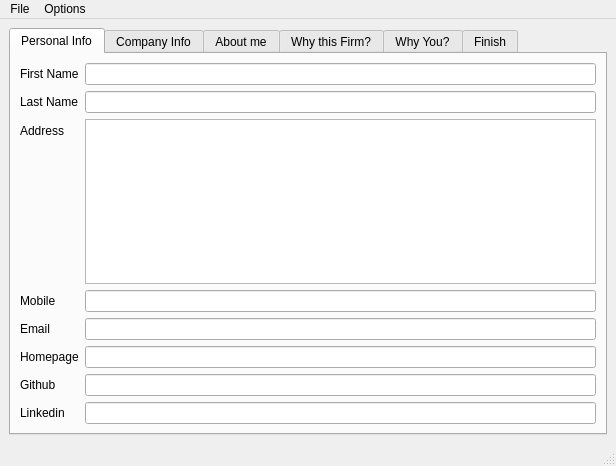
<?xml version="1.0" encoding="UTF-8"?>
<ui version="4.0">
 <class>MainWindow</class>
 <widget class="QMainWindow" name="MainWindow">
  <property name="geometry">
   <rect>
    <x>0</x>
    <y>0</y>
    <width>616</width>
    <height>466</height>
   </rect>
  </property>
  <property name="minimumSize">
   <size>
    <width>616</width>
    <height>466</height>
   </size>
  </property>
  <property name="windowTitle">
   <string>Coverletter Creator</string>
  </property>
  <property name="tabShape">
   <enum>QTabWidget::Rounded</enum>
  </property>
  <widget class="QWidget" name="centralwidget">
   <layout class="QVBoxLayout" name="verticalLayout">
    <item>
     <widget class="QTabWidget" name="mainTabWidget">
      <property name="currentIndex">
       <number>0</number>
      </property>
      <widget class="QWidget" name="tabPersonal">
       <attribute name="title">
        <string>Personal Info</string>
       </attribute>
       <layout class="QFormLayout" name="personalInfo_layout">
        <item row="0" column="0">
         <widget class="QLabel" name="label">
          <property name="accessibleName">
           <string>FIRSTNAME</string>
          </property>
          <property name="text">
           <string>First Name</string>
          </property>
          <property name="buddy">
           <cstring></cstring>
          </property>
         </widget>
        </item>
        <item row="0" column="1">
         <widget class="QLineEdit" name="FIRSTNAME"/>
        </item>
        <item row="1" column="0">
         <widget class="QLabel" name="label_2">
          <property name="accessibleName">
           <string>LASTNAME</string>
          </property>
          <property name="text">
           <string>Last Name</string>
          </property>
         </widget>
        </item>
        <item row="2" column="0">
         <widget class="QLabel" name="label_3">
          <property name="accessibleName">
           <string>PERSONALADDRESS</string>
          </property>
          <property name="text">
           <string>Address</string>
          </property>
         </widget>
        </item>
        <item row="1" column="1">
         <widget class="QLineEdit" name="LASTNAME"/>
        </item>
        <item row="3" column="0">
         <widget class="QLabel" name="label_4">
          <property name="accessibleName">
           <string>MOBILE</string>
          </property>
          <property name="text">
           <string>Mobile</string>
          </property>
         </widget>
        </item>
        <item row="4" column="0">
         <widget class="QLabel" name="label_5">
          <property name="accessibleName">
           <string>EMAIL</string>
          </property>
          <property name="text">
           <string>Email</string>
          </property>
         </widget>
        </item>
        <item row="5" column="0">
         <widget class="QLabel" name="label_6">
          <property name="accessibleName">
           <string>HOMEPAGE</string>
          </property>
          <property name="text">
           <string>Homepage</string>
          </property>
         </widget>
        </item>
        <item row="6" column="0">
         <widget class="QLabel" name="label_7">
          <property name="accessibleName">
           <string>GITHUBNAME</string>
          </property>
          <property name="text">
           <string>Github</string>
          </property>
         </widget>
        </item>
        <item row="7" column="0">
         <widget class="QLabel" name="label_8">
          <property name="accessibleName">
           <string>LINKEDINNAME</string>
          </property>
          <property name="text">
           <string>Linkedin</string>
          </property>
         </widget>
        </item>
        <item row="3" column="1">
         <widget class="QLineEdit" name="MOBILE"/>
        </item>
        <item row="4" column="1">
         <widget class="QLineEdit" name="EMAIL"/>
        </item>
        <item row="5" column="1">
         <widget class="QLineEdit" name="HOMEPAGE"/>
        </item>
        <item row="6" column="1">
         <widget class="QLineEdit" name="GITHUBNAME"/>
        </item>
        <item row="7" column="1">
         <widget class="QLineEdit" name="LINKEDINNAME"/>
        </item>
        <item row="2" column="1">
         <widget class="QPlainTextEdit" name="PERSONALADDRESS"/>
        </item>
       </layout>
      </widget>
      <widget class="QWidget" name="tabCompany">
       <attribute name="title">
        <string>Company Info</string>
       </attribute>
       <layout class="QVBoxLayout" name="verticalLayout_2">
        <item>
         <layout class="QFormLayout" name="formLayout_3">
          <item row="0" column="0">
           <widget class="QLabel" name="label_9">
            <property name="accessibleName">
             <string>COMPANYNAME</string>
            </property>
            <property name="text">
             <string>Company Name</string>
            </property>
           </widget>
          </item>
          <item row="0" column="1">
           <widget class="QLineEdit" name="COMPANYNAME">
            <property name="toolTip">
             <string>Full company name, for example: Intel Deutschland GmbH</string>
            </property>
           </widget>
          </item>
          <item row="1" column="0">
           <widget class="QLabel" name="label_10">
            <property name="accessibleName">
             <string>COMPANYSHORTNAME</string>
            </property>
            <property name="text">
             <string>Company Short Name</string>
            </property>
           </widget>
          </item>
          <item row="1" column="1">
           <widget class="QLineEdit" name="COMPANYSHORTNAME">
            <property name="toolTip">
             <string>Company Short name, for example: Intel</string>
            </property>
           </widget>
          </item>
          <item row="2" column="0">
           <widget class="QLabel" name="label_11">
            <property name="accessibleName">
             <string>DEPARTMENT</string>
            </property>
            <property name="text">
             <string>Department</string>
            </property>
           </widget>
          </item>
          <item row="2" column="1">
           <widget class="QLineEdit" name="DEPARTMENT">
            <property name="text">
             <string>Human Resources</string>
            </property>
           </widget>
          </item>
          <item row="3" column="0">
           <widget class="QLabel" name="label_12">
            <property name="accessibleName">
             <string>COMPANYADDRESS</string>
            </property>
            <property name="text">
             <string>Address</string>
            </property>
           </widget>
          </item>
          <item row="3" column="1">
           <widget class="QPlainTextEdit" name="COMPANYADDRESS"/>
          </item>
         </layout>
        </item>
        <item>
         <widget class="Line" name="line">
          <property name="orientation">
           <enum>Qt::Horizontal</enum>
          </property>
         </widget>
        </item>
        <item>
         <layout class="QFormLayout" name="formLayout_4">
          <item row="0" column="0">
           <widget class="QLabel" name="label_13">
            <property name="accessibleName">
             <string>LETTERTITLE</string>
            </property>
            <property name="text">
             <string>Letter Title</string>
            </property>
           </widget>
          </item>
          <item row="0" column="1">
           <widget class="QLineEdit" name="LETTERTITLE">
            <property name="text">
             <string>Job Application for</string>
            </property>
           </widget>
          </item>
          <item row="1" column="0">
           <widget class="QLabel" name="label_14">
            <property name="accessibleName">
             <string>JOBTITLE</string>
            </property>
            <property name="text">
             <string>Job Title</string>
            </property>
           </widget>
          </item>
          <item row="2" column="0">
           <widget class="QLabel" name="label_15">
            <property name="accessibleName">
             <string>JOBREFID</string>
            </property>
            <property name="text">
             <string>Job Referrence ID</string>
            </property>
           </widget>
          </item>
          <item row="1" column="1">
           <widget class="QLineEdit" name="JOBTITLE"/>
          </item>
          <item row="2" column="1">
           <widget class="QLineEdit" name="JOBREFID"/>
          </item>
         </layout>
        </item>
        <item>
         <widget class="Line" name="line_2">
          <property name="orientation">
           <enum>Qt::Horizontal</enum>
          </property>
         </widget>
        </item>
        <item>
         <layout class="QGridLayout" name="gridLayout">
          <item row="0" column="0">
           <widget class="QLabel" name="label_16">
            <property name="accessibleName">
             <string>RECEIPIENTNAME</string>
            </property>
            <property name="text">
             <string>Recipient</string>
            </property>
           </widget>
          </item>
          <item row="0" column="2">
           <widget class="QComboBox" name="RECEIPIENTGENDER">
            <property name="accessibleName">
             <string>RECEIPIENTGENDER</string>
            </property>
            <property name="editable">
             <bool>true</bool>
            </property>
            <item>
             <property name="text">
              <string>Mr.</string>
             </property>
            </item>
            <item>
             <property name="text">
              <string>Ms.</string>
             </property>
            </item>
            <item>
             <property name="text">
              <string>Unknown</string>
             </property>
            </item>
            <item>
             <property name="text">
              <string>Mrs.</string>
             </property>
            </item>
            <item>
             <property name="text">
              <string>Dr.</string>
             </property>
            </item>
            <item>
             <property name="text">
              <string>Prof.</string>
             </property>
            </item>
           </widget>
          </item>
          <item row="0" column="3">
           <widget class="QLineEdit" name="RECEIPIENTNAME"/>
          </item>
          <item row="0" column="1">
           <widget class="QComboBox" name="RECEIPIENTSALUTATION">
            <property name="accessibleName">
             <string>RECEIPIENTSALUTATION</string>
            </property>
            <property name="editable">
             <bool>true</bool>
            </property>
            <item>
             <property name="text">
              <string>Dear</string>
             </property>
            </item>
            <item>
             <property name="text">
              <string>Hello</string>
             </property>
            </item>
           </widget>
          </item>
         </layout>
        </item>
       </layout>
      </widget>
      <widget class="QWidget" name="tabAboutMe">
       <attribute name="title">
        <string>About me</string>
       </attribute>
       <layout class="QVBoxLayout" name="verticalLayout_AboutMeTab">
        <item alignment="Qt::AlignHCenter|Qt::AlignTop">
         <widget class="QLabel" name="label_17">
          <property name="accessibleName">
           <string>TEXTABOUTME</string>
          </property>
          <property name="text">
           <string>Give a short introduction about yourself</string>
          </property>
         </widget>
        </item>
        <item>
         <widget class="SpellTextEdit" name="TEXTABOUTME">
          <property name="plainText">
           <string notr="true"/>
          </property>
         </widget>
        </item>
       </layout>
      </widget>
      <widget class="QWidget" name="tabWhyFirm">
       <attribute name="title">
        <string>Why this Firm?</string>
       </attribute>
       <layout class="QVBoxLayout" name="verticalLayout_WhyFirmTab">
        <item alignment="Qt::AlignHCenter|Qt::AlignTop">
         <widget class="QLabel" name="label_18">
          <property name="accessibleName">
           <string>TEXTWHYTHISFIRM</string>
          </property>
          <property name="text">
           <string>Why did you choose this particular firm?</string>
          </property>
         </widget>
        </item>
        <item>
         <widget class="SpellTextEdit" name="TEXTWHYTHISFIRM">
          <property name="plainText">
           <string notr="true"/>
          </property>
         </widget>
        </item>
       </layout>
      </widget>
      <widget class="QWidget" name="tabWhyYou">
       <attribute name="title">
        <string>Why You?</string>
       </attribute>
       <layout class="QVBoxLayout" name="verticalLayout_WhyYouTab">
        <item alignment="Qt::AlignHCenter|Qt::AlignTop">
         <widget class="QLabel" name="label_19">
          <property name="accessibleName">
           <string>TEXTWHYYOU</string>
          </property>
          <property name="text">
           <string>Specify why you are the perfect fit for this job?</string>
          </property>
         </widget>
        </item>
        <item>
         <widget class="SpellTextEdit" name="TEXTWHYYOU">
          <property name="plainText">
           <string notr="true"/>
          </property>
         </widget>
        </item>
       </layout>
      </widget>
      <widget class="QWidget" name="tabFinish">
       <attribute name="title">
        <string>Finish</string>
       </attribute>
       <layout class="QVBoxLayout" name="verticalLayout_6">
        <item>
         <layout class="QGridLayout" name="gridLayout_2">
          <item row="1" column="0" alignment="Qt::AlignTop">
           <widget class="QLabel" name="label_21">
            <property name="accessibleName">
             <string>ENCLOSINGPREFIX</string>
            </property>
            <property name="text">
             <string>Enclosing</string>
            </property>
           </widget>
          </item>
          <item row="0" column="0">
           <widget class="QLabel" name="label_20">
            <property name="accessibleName">
             <string>CLOSINGSALUTATION</string>
            </property>
            <property name="text">
             <string>Letter Closing</string>
            </property>
           </widget>
          </item>
          <item row="1" column="1" alignment="Qt::AlignTop">
           <widget class="QLineEdit" name="ENCLOSINGPREFIX">
            <property name="text">
             <string>Attached </string>
            </property>
           </widget>
          </item>
          <item row="0" column="1" colspan="2">
           <widget class="QLineEdit" name="CLOSINGSALUTATION">
            <property name="text">
             <string>Sincerely</string>
            </property>
           </widget>
          </item>
          <item row="1" column="2">
           <layout class="QVBoxLayout" name="verticalLayout_7">
            <item>
             <widget class="QCheckBox" name="CVATTACHED">
              <property name="accessibleName">
               <string>CVATTACHED</string>
              </property>
              <property name="text">
               <string>Curriculum Vitae</string>
              </property>
             </widget>
            </item>
            <item>
             <widget class="QCheckBox" name="TRANSCRIPTSATTACHED">
              <property name="accessibleName">
               <string>TRANSCRIPTSATTACHED</string>
              </property>
              <property name="text">
               <string>Transcripts</string>
              </property>
             </widget>
            </item>
            <item>
             <widget class="QCheckBox" name="CERTIFICATESATTACHED">
              <property name="accessibleName">
               <string>CERTIFICATESATTACHED</string>
              </property>
              <property name="text">
               <string>Certificates</string>
              </property>
             </widget>
            </item>
            <item>
             <widget class="QCheckBox" name="REFLETTERSATTACHED">
              <property name="accessibleName">
               <string>REFLETTERSATTACHED</string>
              </property>
              <property name="text">
               <string>Reference Letters</string>
              </property>
             </widget>
            </item>
           </layout>
          </item>
          <item row="2" column="0" alignment="Qt::AlignTop">
           <widget class="QLabel" name="label_22">
            <property name="accessibleName">
             <string>PHOTOPATH</string>
            </property>
            <property name="text">
             <string>Photo</string>
            </property>
           </widget>
          </item>
          <item row="2" column="1">
           <layout class="QHBoxLayout" name="horizontalLayout_2">
            <item alignment="Qt::AlignTop">
             <widget class="QLineEdit" name="PHOTOPATH">
              <property name="readOnly">
               <bool>true</bool>
              </property>
             </widget>
            </item>
            <item alignment="Qt::AlignRight|Qt::AlignTop">
             <widget class="QPushButton" name="pb_browsePhoto">
              <property name="text">
               <string>...</string>
              </property>
             </widget>
            </item>
           </layout>
          </item>
          <item row="2" column="2">
           <widget class="QLabel" name="label_pic">
            <property name="text">
             <string/>
            </property>
           </widget>
          </item>
         </layout>
        </item>
        <item>
         <spacer name="verticalSpacer">
          <property name="orientation">
           <enum>Qt::Vertical</enum>
          </property>
          <property name="sizeHint" stdset="0">
           <size>
            <width>20</width>
            <height>40</height>
           </size>
          </property>
         </spacer>
        </item>
        <item>
         <layout class="QHBoxLayout" name="horizontalLayout">
          <item>
           <spacer name="horizontalSpacer">
            <property name="orientation">
             <enum>Qt::Horizontal</enum>
            </property>
            <property name="sizeHint" stdset="0">
             <size>
              <width>40</width>
              <height>20</height>
             </size>
            </property>
           </spacer>
          </item>
          <item>
           <widget class="QPushButton" name="pb_generatePdf">
            <property name="text">
             <string>Generate PDF</string>
            </property>
           </widget>
          </item>
          <item>
           <widget class="QPushButton" name="pb_generateText">
            <property name="text">
             <string>Generate Text</string>
            </property>
           </widget>
          </item>
         </layout>
        </item>
       </layout>
      </widget>
     </widget>
    </item>
   </layout>
  </widget>
  <widget class="QStatusBar" name="statusbar">
   <property name="sizeGripEnabled">
    <bool>true</bool>
   </property>
  </widget>
  <widget class="QMenuBar" name="menubar">
   <property name="geometry">
    <rect>
     <x>0</x>
     <y>0</y>
     <width>616</width>
     <height>22</height>
    </rect>
   </property>
   <widget class="QMenu" name="menuFile">
    <property name="title">
     <string>File</string>
    </property>
    <addaction name="actionNew"/>
    <addaction name="actionOpen"/>
    <addaction name="actionSave"/>
    <addaction name="actionSave_As"/>
    <addaction name="separator"/>
    <addaction name="actionExit"/>
   </widget>
   <widget class="QMenu" name="menuOutput">
    <property name="title">
     <string>Options</string>
    </property>
    <addaction name="separator"/>
    <addaction name="actionSettings"/>
   </widget>
   <addaction name="menuFile"/>
   <addaction name="menuOutput"/>
  </widget>
  <action name="actionNew">
   <property name="text">
    <string>New</string>
   </property>
   <property name="shortcut">
    <string>Ctrl+N</string>
   </property>
  </action>
  <action name="actionOpen">
   <property name="text">
    <string>Open</string>
   </property>
   <property name="shortcut">
    <string>Ctrl+O</string>
   </property>
  </action>
  <action name="actionSave">
   <property name="text">
    <string>Save</string>
   </property>
   <property name="shortcut">
    <string>Ctrl+S</string>
   </property>
  </action>
  <action name="actionSave_As">
   <property name="text">
    <string>Save As</string>
   </property>
   <property name="shortcut">
    <string>F12</string>
   </property>
  </action>
  <action name="actionExit">
   <property name="text">
    <string>Exit</string>
   </property>
  </action>
  <action name="actionSet_LatexTemplate">
   <property name="text">
    <string>Set Template</string>
   </property>
  </action>
  <action name="actionSet_LatexOutputDirectory">
   <property name="text">
    <string>Set Output Directory</string>
   </property>
  </action>
  <action name="actionText_Template">
   <property name="text">
    <string>Set Template</string>
   </property>
  </action>
  <action name="actionCompiler_2">
   <property name="text">
    <string>Compiler</string>
   </property>
  </action>
  <action name="actionSet_TextOutputDirectory">
   <property name="text">
    <string>Set Output Directory</string>
   </property>
  </action>
  <action name="actionSettings">
   <property name="text">
    <string>Settings</string>
   </property>
  </action>
 </widget>
 <customwidgets>
  <customwidget>
   <class>SpellTextEdit</class>
   <extends>QPlainTextEdit</extends>
   <header>CoverletterCreator/SpellTextEdit.h</header>
  </customwidget>
 </customwidgets>
 <resources/>
 <connections/>
</ui>
